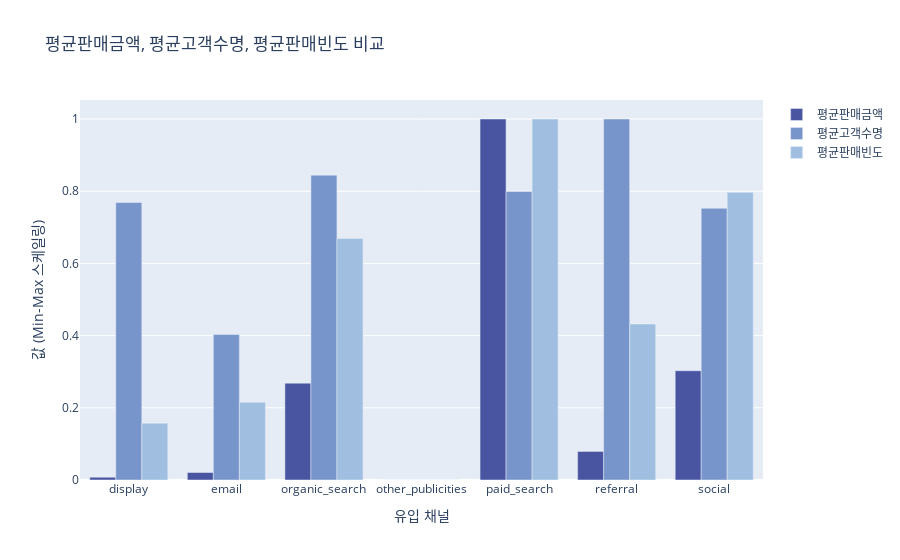

The notebook cell this image was saved under:
### Code cell
fig = go.Figure()

# 평균판매금액 막대 그래프 추가 (파란색)
fig.add_trace(go.Bar(x=df['origin'], y=df['평균판매금액'], name='평균판매금액', marker_color='#4A55A2'))

# 평균고객수명 막대 그래프 추가 (녹색)
fig.add_trace(go.Bar(x=df['origin'], y=df['평균고객수명'], name='평균고객수명', marker_color='#7895CB'))

# 평균판매빈도 막대 그래프 추가 (주황색)
fig.add_trace(go.Bar(x=df['origin'], y=df['평균판매빈도'], name='평균판매빈도', marker_color='#A0BFE0'))

# 레이아웃 설정
fig.update_layout(
    title='평균판매금액, 평균고객수명, 평균판매빈도 비교',
    xaxis=dict(title='유입 채널'),
    yaxis=dict(title='값 (Min-Max 스케일링)'),
    barmode='group'
)

# 그래프 표시
fig.show()

### Figure 1 — Plotly figure (JSON) as saved in the notebook; plotly's stock layout.template omitted (floating-point values rounded to 4 significant figures)
{"data": [{"marker": {"color": "#4A55A2"}, "name": "평균판매금액", "type": "bar", "x": ["display", "email", "organic_search", "other_publicities", "paid_search", "referral", "social"], "y": [0.007681, 0.02079, 0.2683, 0, 1.0, 0.07908, 0.3026]}, {"marker": {"color": "#7895CB"}, "name": "평균고객수명", "type": "bar", "x": ["display", "email", "organic_search", "other_publicities", "paid_search", "referral", "social"], "y": [0.7686, 0.403, 0.8444, 0, 0.7992, 1, 0.7527]}, {"marker": {"color": "#A0BFE0"}, "name": "평균판매빈도", "type": "bar", "x": ["display", "email", "organic_search", "other_publicities", "paid_search", "referral", "social"], "y": [0.1575, 0.2153, 0.6689, 0, 1, 0.432, 0.7968]}], "layout": {"barmode": "group", "title": {"text": "평균판매금액, 평균고객수명, 평균판매빈도 비교"}, "xaxis": {"title": {"text": "유입 채널"}}, "yaxis": {"title": {"text": "값 (Min-Max 스케일링)"}}}}
